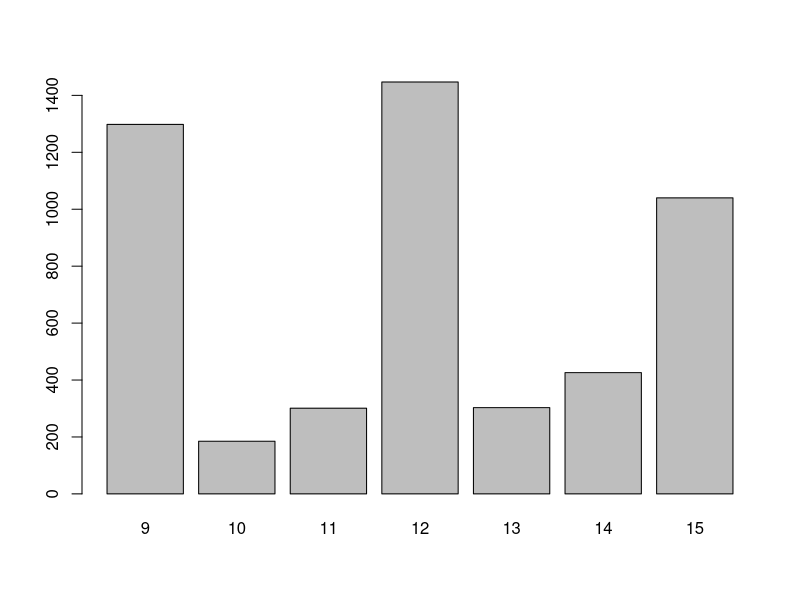
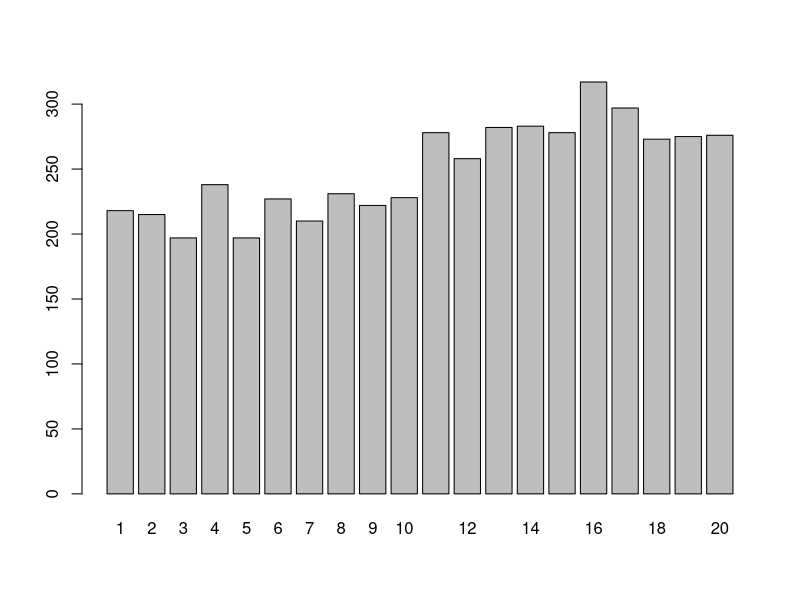
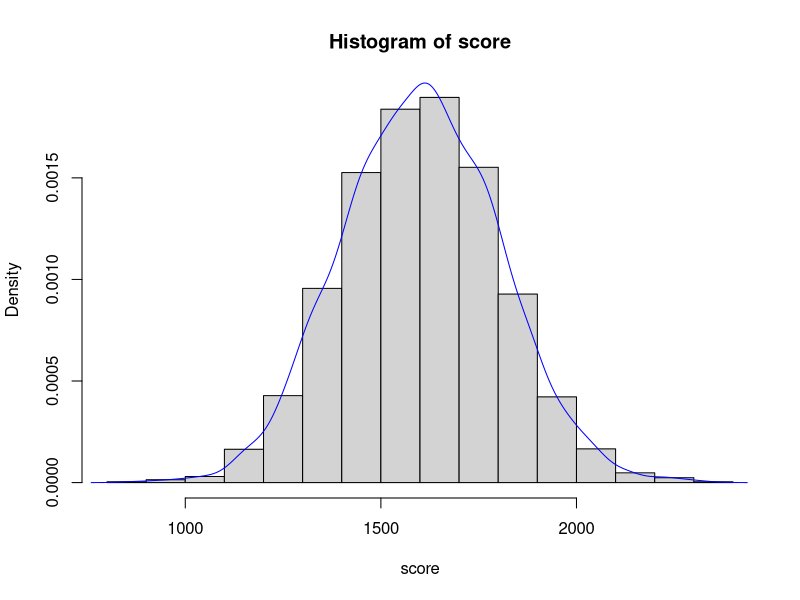
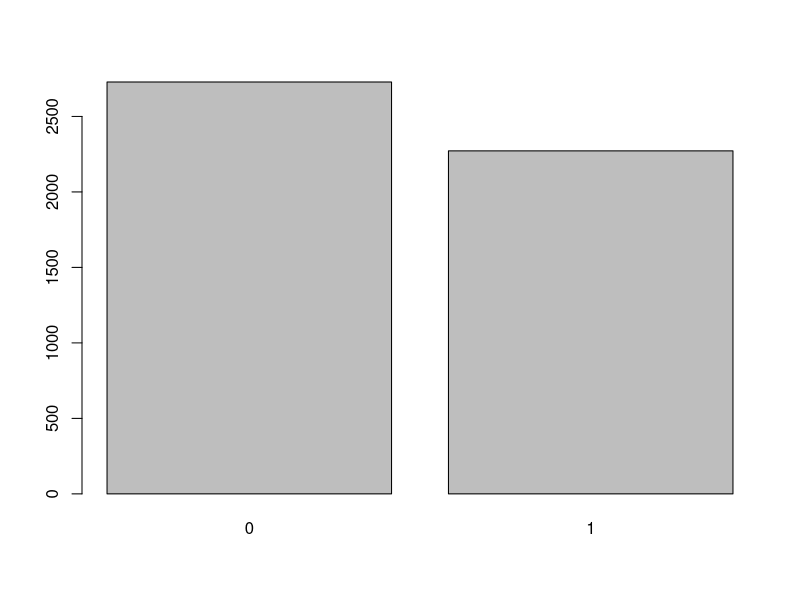
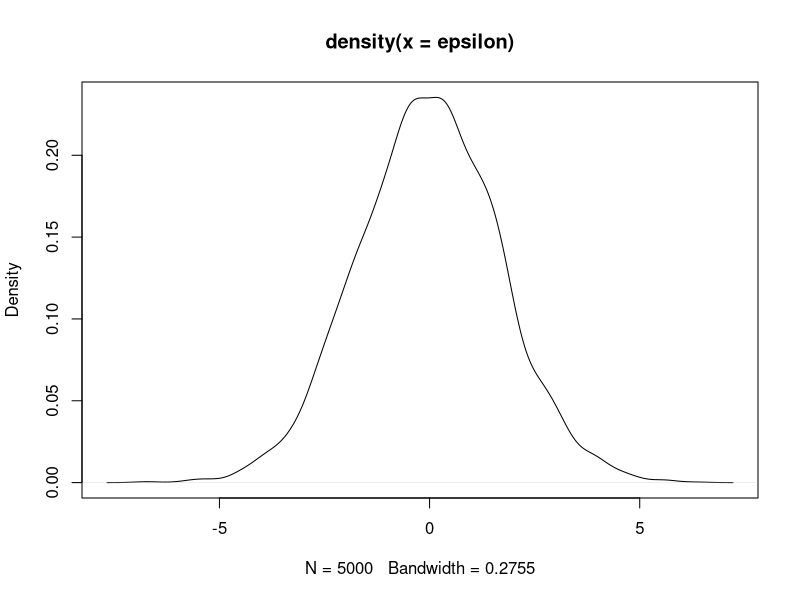

Source code (R) for these figures, in order:
############ OLS ##########################################
# dependent variable - hours studied in a week
# independent variable - credits, work(hours per week), score(SAT), upper(binary var)=1 if more than 2 yr of uni, =0 otherwise

####### simulating data
## 1. credits - discrete random variable -> find distribution: pmf for credits
### if 9 credits: 0.2
###   10 credits: 0.03
###   11 credits: 0.05
###   12 credits: 0.23
###   13 credits: 0.05
###   14 credits: 0.07
###   15 credits: 0.17

# assume we have 5000 students

# Sample size 
n<-5000
# Probability
prob <- c(0.2, 0.03, 0.05, 0.23, 0.05, 0.07, 0.17)
# sample of credits
credits <- sample(9:15, n, replace=TRUE, prob=prob)
#barplot
table(credits)
barplot(table(credits))

# work 1-10 hours: 0.45, 11-20 hours: 0.55, equally likely within their subset
# probabilities
probwork <- c(rep(0.045,10),rep(0.055,10))
probwork
# work
work <- sample(1:20, n, replace = TRUE, prob = probwork)
# barplot
barplot(table(work))

# score(SAT score) -> continuous: normal random variable, N(1600,200)
## normal N(1600,200)
score <- rnorm(n, mean = 1600, sd = 200)
####### normality check
### plot
hist(score, prob=TRUE)
lines(density(score),col="blue")

# upper: create binomial
upper <- rbinom(n,1,0.45)
barplot(table(upper))

# Disturbance term
epsilon <- rnorm(n,mean = 0, sd = 1.7)
# plot
plot(density(epsilon))

# simulating the dependent variable: y=Xβ+ε
# 1. define the coefficients
## intercept
beta_0 <- 1.2

# credits
beta_1 <- 0.03

# work
beta_2 <- -0.02

# scores(SAT)
beta_3 <- 0.015

# upper
beta_4 <- 0.5

# Beta Vector
beta <- c(beta_0, beta_1, beta_2, beta_3, beta_4)

## create matrix X and a colume of ones
X <- cbind(rep(1,n), credits, work, score, upper)
View(X)

## generate dependent : y=Xβ+ε
y <- X%*%beta+epsilon

# performing OLS, to get beta hat  β̂ OLS
### β̂ OLS=(X′X)−1X′y
betahat <- solve(t(X)%*%X)%*%t(X)%*%y
betahat
beta

##### easy way: OLS --> lm
regression <- lm(y~credits+work+score+upper)
coefficients(regression)
summary(regression)
regression$coefficients
